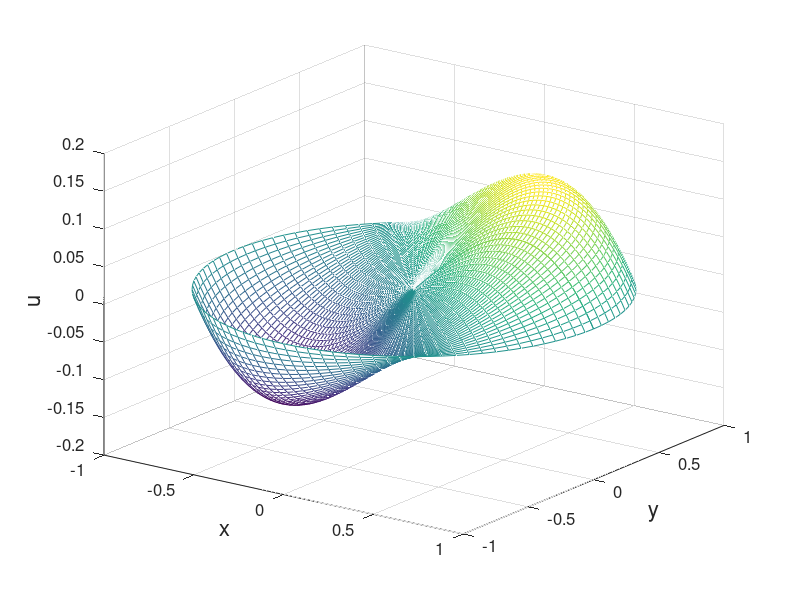

The MATLAB script that drew this image:
% fdm_polar.m
% finite difference method for polar coordinate problem
% -{Delta}_{r,theta}u(r,theta)=f(r,theta), [0,1]x[0,2*pi]
% u(1,theta)=0,  theta in [0,2*pi]
% exact solution: ue=(1-r^2)*r*(sin(theta)+cos(theta))/4.
clear all; close all;
N=50;
M=100;
dr=1/(N+1/2);
% dr=0.02;
dthe=2*pi/M;
r=(dr/2:dr:1)';
the=(0:dthe:2*pi)';
% N=length(r)-1;
% M=length(the);
% generate coordinates on the grid
[The,R]=meshgrid(the,r);
% generate the matrix of RHS
The1=The(1:N,2:end); R1=R(1:N,2:end);
f=2*R1.*(sin(The1)+cos(The1));
f=f';
% constructing the coefficient matrix
e=[2/dr^2+8/(dr^2*dthe^2);(2./(dthe^2*r(2:N).^2)+2/dr^2)];
e1=[-2/dr^2;-(r(2:N-1)+dr/2)./(dr^2*r(2:N-1))];
e2=-(r(2:N)-dr/2)./(dr^2*r(2:N));
C=diag(e)+diag(e1,1)+diag(e2,-1);
D=diag([-4/(dr^2*dthe^2);-1./(dthe^2*r(2:N).^2)]);
E=diag([-4/(dr^2*dthe^2);-1./(dthe^2*r(2:N).^2)]);
A=kron(eye(M),C)+kron(diag(ones(M-1,1),1)+diag(1,1-M),D)...
    +kron(diag(ones(M-1,1),-1)+diag(1,M-1),E);
% solving the linear system
f=f';
% u=zeros(M+1,N+1);
uh=reshape(A\f(:),N,M);
un=[uh;zeros(1,M)];
un=[un(:,end),un];
ue=(1-R.^2).*R.*(sin(The)+cos(The))/4;
% error on the node of mesh
Err=abs(un(1:N,2:end)-ue(1:N,2:end));
% compute maximum error
MaxErr=max(max(abs(un-ue)))
% plot the figure
[X,Y] = pol2cart(The,R);
mesh(X,Y,ue)
set(gca,'fontsize',12)
xlabel('x','fontsize', 16)
ylabel('y','fontsize',16)
zlabel('u','fontsize',16)
view(36,24)

% print -dpng -r600 fdm_polar.png
% print -depsc2 fdm_polar.eps
